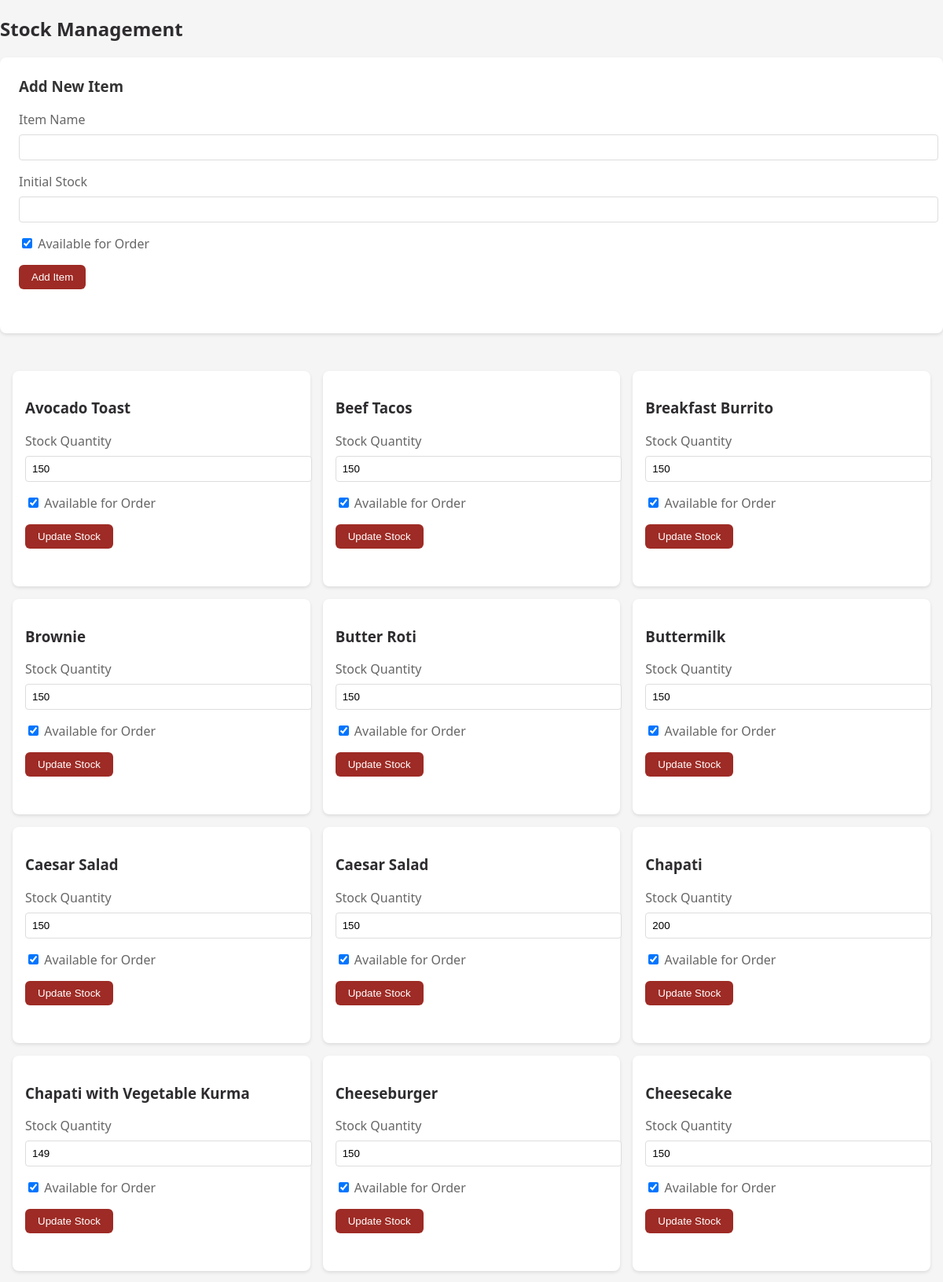
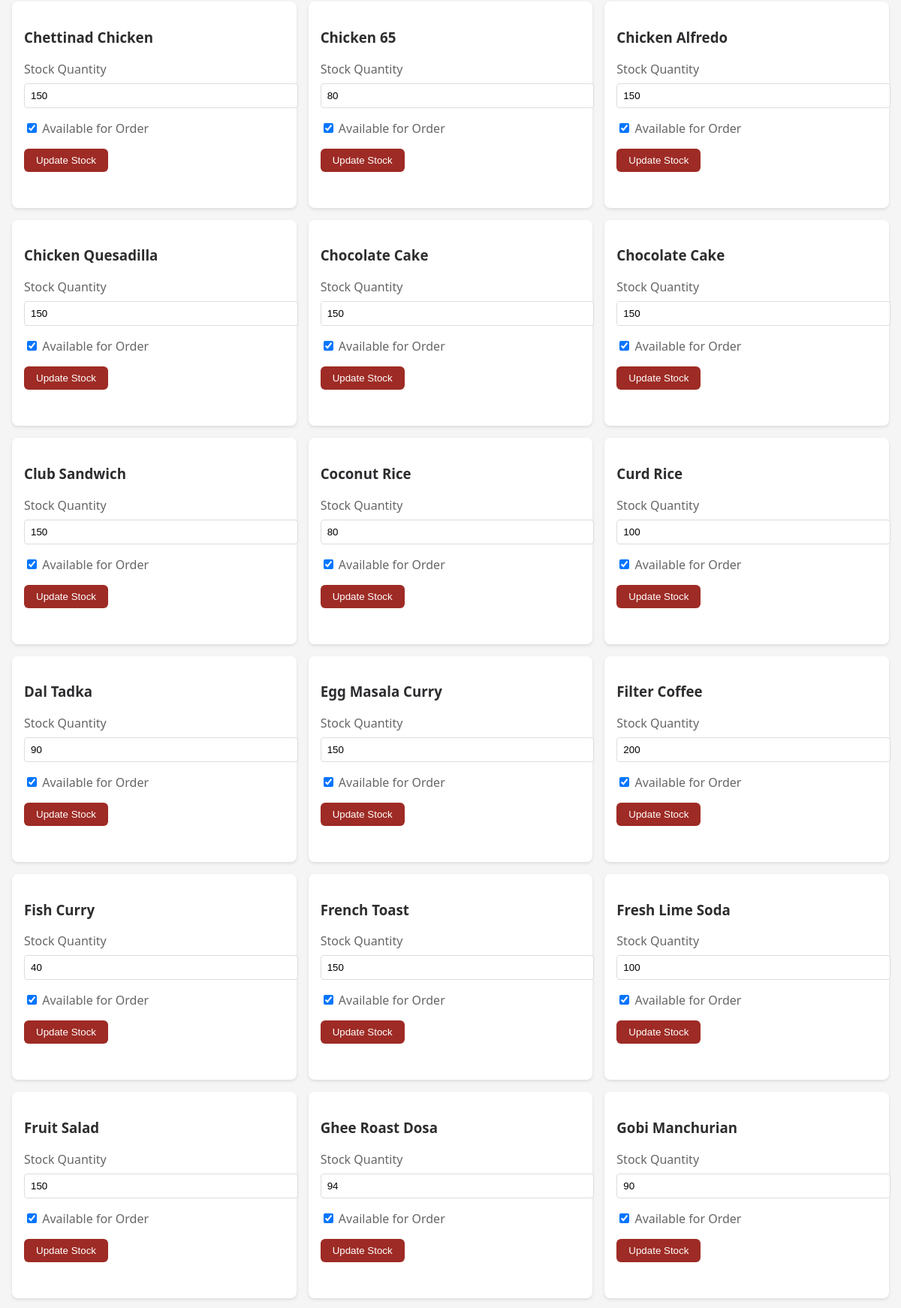
The page /admin/settings/stock_management.php (upper part) on the database its author committed (2 pictures, top to bottom).
### tables this page shows
CREATE TABLE `menu_items` (
  `id` int(11) NOT NULL,
  `name` varchar(100) NOT NULL,
  `description` text DEFAULT NULL,
  `price` decimal(10,2) NOT NULL,
  `category` varchar(50) DEFAULT NULL,
  `stock_quantity` int(11) DEFAULT 0,
  `image_url` varchar(255) DEFAULT NULL,
  `available` int(255) DEFAULT 1,
  `created_at` timestamp NOT NULL DEFAULT current_timestamp(),
  `alert_threshold` int(11) DEFAULT 5,
  `meal_time` enum('breakfast','lunch','dinner','all') DEFAULT 'all'
);

### admin/settings/stock_management.php (the view, shortened to what this page needs)
<?php
$db = Database::getInstance();
$result = $db->query("SELECT id, name, stock_quantity, available FROM menu_items ORDER BY name");
?>
<!DOCTYPE html>
<html lang="en">
<head>
    <link rel="stylesheet" href="../assets/css/admin.css">
</head>
<body>
    <div class="container">
        <h2>Stock Management</h2>
        <div class="add-item-form">
            <h3>Add New Item</h3>
            <form id="addItemForm" class="stock-form">
                <div class="form-group">
                    <label for="item_name">Item Name</label>
                    <input type="text" id="item_name" name="name" required>
                </div>
                <div class="form-group">
                    <label for="initial_stock">Initial Stock</label>
                    <input type="number" id="initial_stock" name="stock_quantity" min="0" required>
                </div>
                <div class="form-group">
                    <label>
                        <input type="checkbox" name="available" checked>
                        Available for Order
                    </label>
                </div>
                <button type="submit" class="btn btn-primary">Add Item</button>
            </form>
            <div class="status-message" id="addItemStatus"></div>
        </div>
        <div class="stock-grid">
            <?php while ($item = $result->fetch_assoc()): ?>
                <div class="stock-card" data-id="<?php echo $item['id']; ?>">
                    <h3><?php echo htmlspecialchars($item['name']); ?></h3>
                    <form class="stock-form" onsubmit="updateStock(event, <?php echo $item['id']; ?>)">
                        <div class="form-group">
                            <label for="stock_<?php echo $item['id']; ?>">Stock Quantity</label>
                            <input type="number"
                                   id="stock_<?php echo $item['id']; ?>"
                                   name="stock_quantity"
                                   value="<?php echo $item['stock_quantity']; ?>"
                                   min="0" required>
                        </div>
                        <div class="form-group">
                            <label>
                                <input type="checkbox"
                                       name="available"
                                       <?php echo $item['available'] ? 'checked' : ''; ?>>
                                Available for Order
                            </label>
                        </div>
                        <button type="submit" class="btn btn-primary">Update Stock</button>
                    </form>
                    <div class="status-message"></div>
                </div>
            <?php endwhile; ?>
        </div>
    </div>
</body>
</html>

### assets/css/admin.css (style rules this page uses)
:root { --primary: #9E2B25; --primary-light: #C1453D; --secondary: #4A6B7D; --accent: #D4A059; --light: #F8F5F2; --dark: #2E2C2F; --success: #5B8C5A; --warning: #E3B04B; --danger: #C53D43; --gray: #8C8C8C; --light-gray: #E0E0E0; }
body { font-family: 'Segoe UI', Tahoma, Geneva, Verdana, sans-serif; margin: 0; padding: 0; background-color: #f5f5f5; color: var(--dark); }
.btn { padding: 0.5rem 1rem; border-radius: 6px; font-weight: 500; cursor: pointer; display: inline-flex; align-items: center; gap: 0.5rem; transition: all 0.2s; border: none; }
.btn-primary { background: var(--primary); color: white; }

### admin/settings/stock_management.php (style rules this page uses)
.stock-grid { display: grid; grid-template-columns: repeat(auto-fill, minmax(300px, 1fr)); gap: 1rem; padding: 1rem; }
.stock-card { background: white; padding: 1rem; border-radius: 8px; box-shadow: 0 2px 4px rgba(0,0,0,0.1); }
.status-message { margin-top: 1rem; padding: 0.5rem; border-radius: 4px; }
.add-item-form { background: white; padding: 1.5rem; border-radius: 8px; box-shadow: 0 2px 4px rgba(0,0,0,0.1); margin-bottom: 2rem; }
.add-item-form h3 { margin-top: 0; color: #333; }
.form-group { margin-bottom: 1rem; }
.form-group label { display: block; margin-bottom: 0.5rem; color: #666; }
.form-group input[type="text"], .form-group input[type="number"] { width: 100%; padding: 0.5rem; border: 1px solid #ddd; border-radius: 4px; }

### rows shown on the page
menu_items: name "Avocado Toast", stock_quantity "150", available "☑"
menu_items: name "Beef Tacos", stock_quantity "150", available "☑"
menu_items: name "Breakfast Burrito", stock_quantity "150", available "☑"
menu_items: name "Brownie", stock_quantity "150", available "☑"
menu_items: name "Butter Roti", stock_quantity "150", available "☑"
menu_items: name "Buttermilk", stock_quantity "150", available "☑"
menu_items: name "Caesar Salad", stock_quantity "150", available "☑"
menu_items: name "Caesar Salad", stock_quantity "150", available "☑"
menu_items: name "Chapati", stock_quantity "200", available "☑"
menu_items: name "Chapati with Vegetable Kurma", stock_quantity "149", available "☑"
menu_items: name "Cheeseburger", stock_quantity "150", available "☑"
menu_items: name "Cheesecake", stock_quantity "150", available "☑"
menu_items: name "Chettinad Chicken", stock_quantity "150", available "☑"
menu_items: name "Chicken 65", stock_quantity "80", available "☑"
menu_items: name "Chicken Alfredo", stock_quantity "150", available "☑"
menu_items: name "Chicken Quesadilla", stock_quantity "150", available "☑"
menu_items: name "Chocolate Cake", stock_quantity "150", available "☑"
menu_items: name "Chocolate Cake", stock_quantity "150", available "☑"
menu_items: name "Club Sandwich", stock_quantity "150", available "☑"
menu_items: name "Coconut Rice", stock_quantity "80", available "☑"
menu_items: name "Curd Rice", stock_quantity "100", available "☑"
menu_items: name "Dal Tadka", stock_quantity "90", available "☑"
menu_items: name "Egg Masala Curry", stock_quantity "150", available "☑"
menu_items: name "Filter Coffee", stock_quantity "200", available "☑"
menu_items: name "Fish Curry", stock_quantity "40", available "☑"
menu_items: name "French Toast", stock_quantity "150", available "☑"
menu_items: name "Fresh Lime Soda", stock_quantity "100", available "☑"
menu_items: name "Fruit Salad", stock_quantity "150", available "☑"
menu_items: name "Ghee Roast Dosa", stock_quantity "94", available "☑"
menu_items: name "Gobi Manchurian", stock_quantity "90", available "☑"
